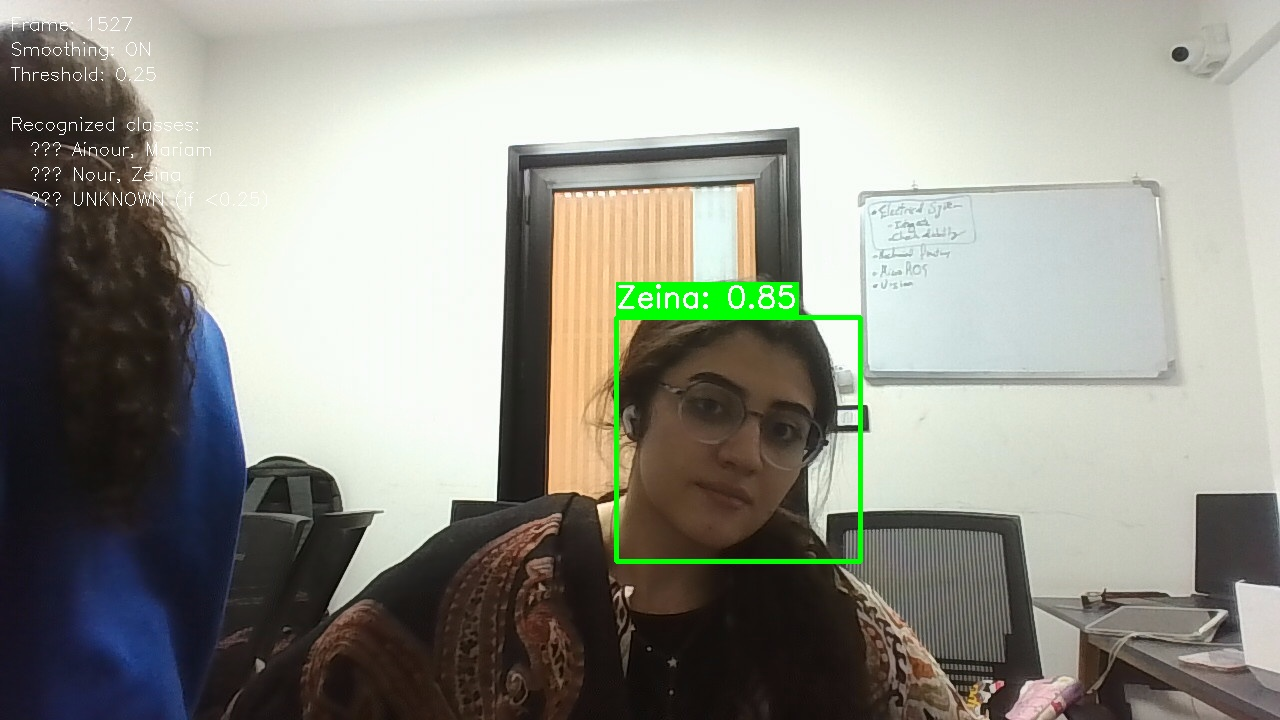
#> input picture Vision again/Vision again/capture_1527.jpg, 1280 x 720 px
$ python -i 05_test_model.py   (imports and definitions only)
#> lines starting #> are read from the running program, lines starting #| are printed output that depends on the picture
"""
Face Recognition System - Step 5: Test Model
Evaluate model on test set and generate detailed metrics
"""

import os
import cv2
import numpy as np
import pickle
from pathlib import Path
from tqdm import tqdm
from sklearn.metrics import accuracy_score, precision_score, recall_score, f1_score, confusion_matrix
import matplotlib.pyplot as plt
import seaborn as sns

def compute_lbp_histogram(gray):
    """Compute LBP texture histogram features on a 4x4 grid."""
    # Apply CLAHE for better local contrast enhancement
    clahe = cv2.createCLAHE(clipLimit=2.0, tileGridSize=(8, 8))
    gray = clahe.apply(gray)
    gray = cv2.resize(gray, (64, 64))

    lbp = np.zeros_like(gray, dtype=np.uint8)
    center = gray[1:-1, 1:-1]
    lbp[1:-1, 1:-1] |= ((gray[:-2, :-2] >= center) << 7).astype(np.uint8)
    lbp[1:-1, 1:-1] |= ((gray[:-2, 1:-1] >= center) << 6).astype(np.uint8)
    lbp[1:-1, 1:-1] |= ((gray[:-2, 2:] >= center) << 5).astype(np.uint8)
    lbp[1:-1, 1:-1] |= ((gray[1:-1, 2:] >= center) << 4).astype(np.uint8)
    lbp[1:-1, 1:-1] |= ((gray[2:, 2:] >= center) << 3).astype(np.uint8)
    lbp[1:-1, 1:-1] |= ((gray[2:, 1:-1] >= center) << 2).astype(np.uint8)
    lbp[1:-1, 1:-1] |= ((gray[2:, :-2] >= center) << 1).astype(np.uint8)
    lbp[1:-1, 1:-1] |= ((gray[1:-1, :-2] >= center) << 0).astype(np.uint8)

    cell_h, cell_w = 16, 16
    features = []
    for i in range(0, 64, cell_h):
        for j in range(0, 64, cell_w):
            cell = lbp[i:i+cell_h, j:j+cell_w]
            hist = np.histogram(cell, bins=32, range=(0, 256))[0]
            hist = hist.astype(np.float32) / (hist.sum() + 1e-6)
            features.extend(hist)

    return np.array(features, dtype=np.float32)

# [148 lines left out: functions extract_test_embeddings, test_model, not called in this run]

# [2 lines not run here, left out]

>>> import cv2
>>> picture = cv2.imread('capture_1527.jpg', cv2.IMREAD_GRAYSCALE)
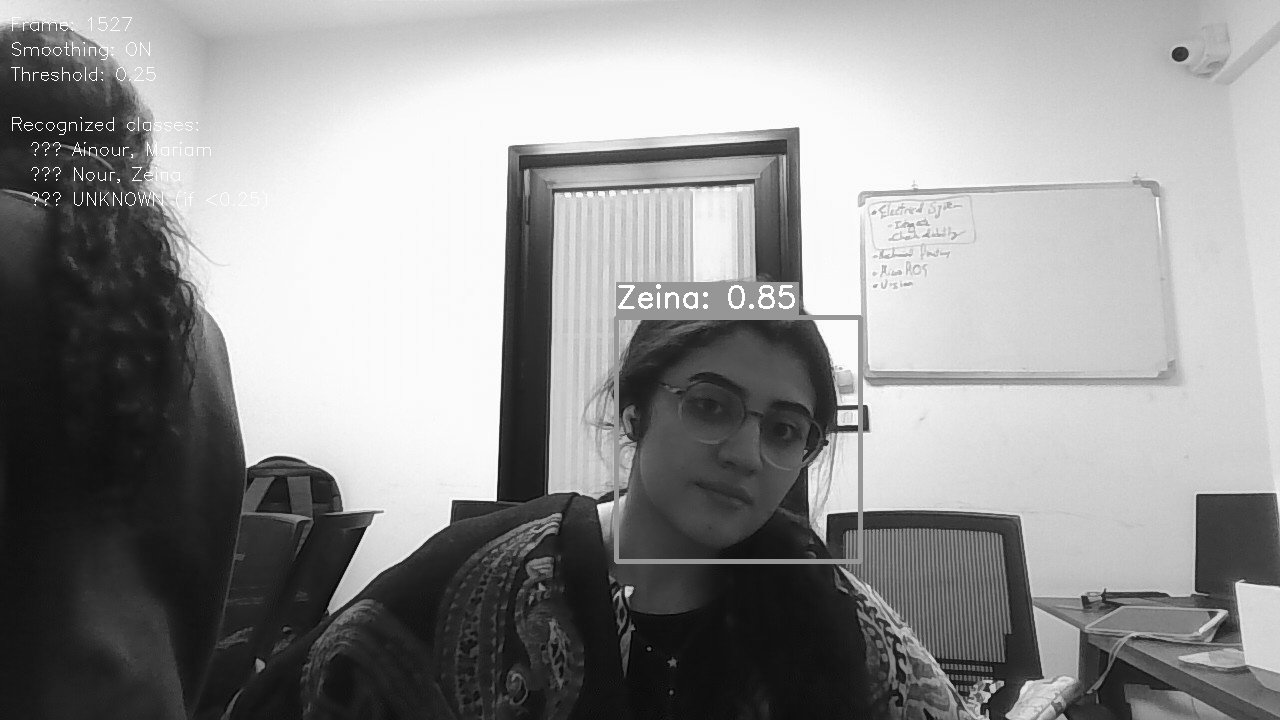
#> picture: shape (720, 1280); min 0, max 255, mean 146.1
>>> result = compute_lbp_histogram(picture)
#> in compute_lbp_histogram, `gray = clahe.apply(gray)`:
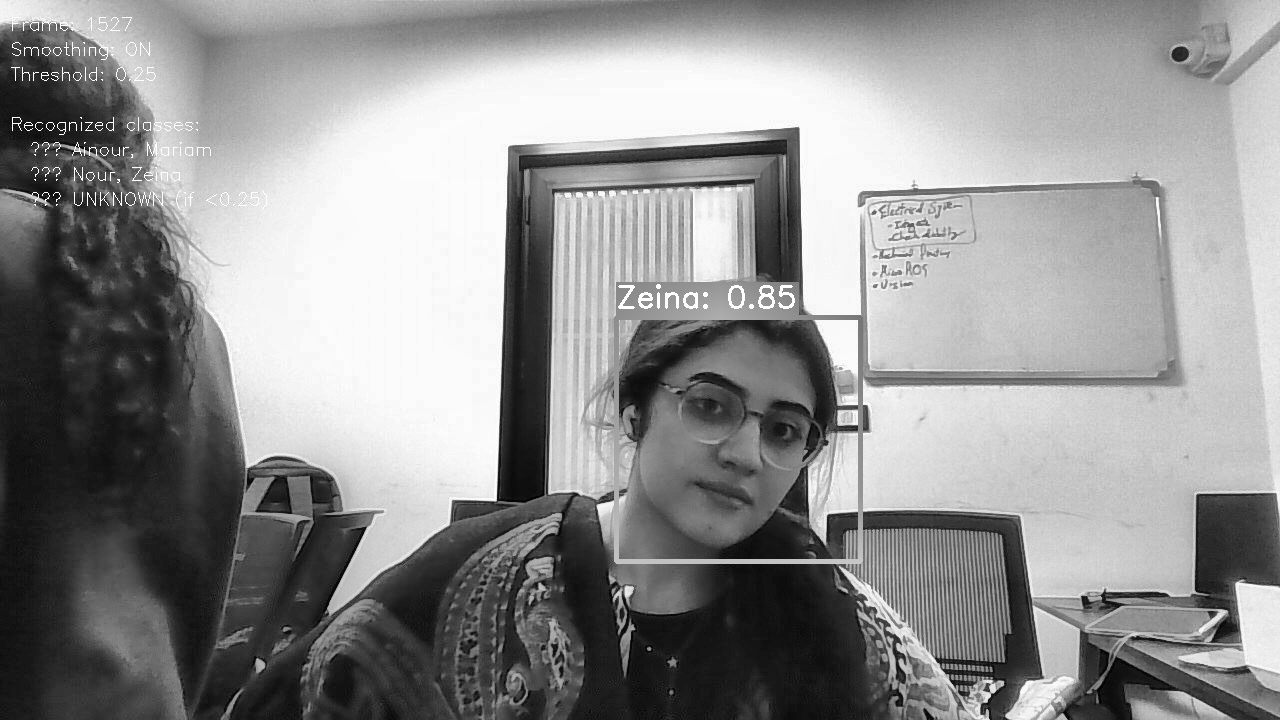
#> gray: shape (720, 1280); min 1, max 255, mean 144
#> in compute_lbp_histogram, `gray = cv2.resize(gray, (64, 64))`:
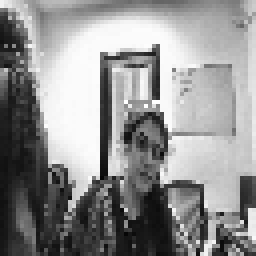
#> gray: shape (64, 64) (shown 4 times larger); min 6, max 255, mean 144.4
#> in compute_lbp_histogram, `lbp[1:-1, 1:-1] |= ((gray[:-2, :-2] >= center) << 7).astype(np.uint8)`:
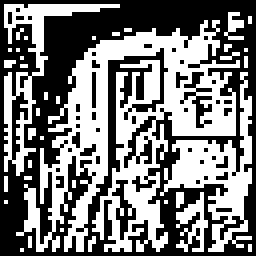
#> lbp: shape (64, 64) (shown 4 times larger); values 0 (black) and 128 (white), 48.1% white in thin lines or dots
#> in compute_lbp_histogram, `lbp[1:-1, 1:-1] |= ((gray[:-2, 1:-1] >= center) << 6).astype(np.uint8)`:
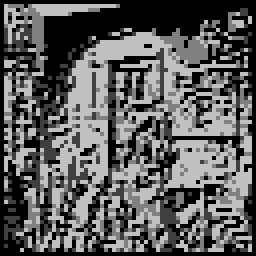
#> lbp: shape (64, 64) (shown 4 times larger); min 0, max 192, mean 92.9
#> in compute_lbp_histogram, `lbp[1:-1, 1:-1] |= ((gray[:-2, 2:] >= center) << 5).astype(np.uint8)`:
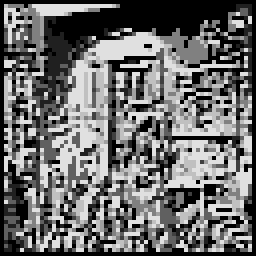
#> lbp: shape (64, 64) (shown 4 times larger); min 0, max 224, mean 108.6
#> in compute_lbp_histogram, `lbp[1:-1, 1:-1] |= ((gray[2:, 2:] >= center) << 3).astype(np.uint8)`:
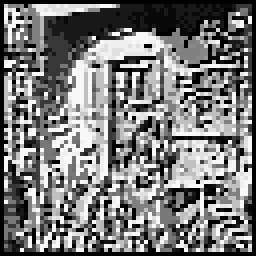
#> lbp: shape (64, 64) (shown 4 times larger); min 0, max 248, mean 121
#> after the loop in compute_lbp_histogram, `for i in range(0, 64, cell_h):`: features = 512 values, max 0.395 at index 35, min 0 at index 4, mean 0.0312
#> result has the same summary as features in compute_lbp_histogram
